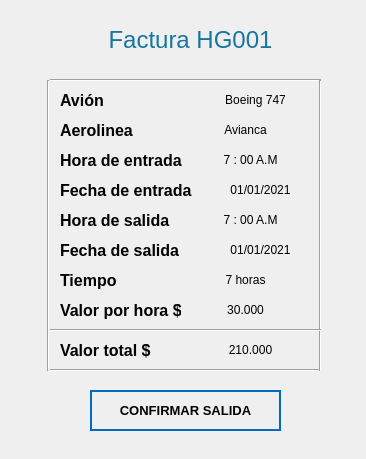
<?xml version="1.0" encoding="UTF-8"?>
<ui version="4.0">
 <class>Facturacion</class>
 <widget class="QWidget" name="Facturacion">
  <property name="geometry">
   <rect>
    <x>0</x>
    <y>0</y>
    <width>366</width>
    <height>459</height>
   </rect>
  </property>
  <property name="windowTitle">
   <string>Facturación</string>
  </property>
  <property name="windowIcon">
   <iconset>
    <normaloff>../Ventanas/Icons/Paper-Plane-icon.png</normaloff>../Ventanas/Icons/Paper-Plane-icon.png</iconset>
  </property>
  <widget class="QLabel" name="lb_Avion">
   <property name="geometry">
    <rect>
     <x>60</x>
     <y>90</y>
     <width>51</width>
     <height>21</height>
    </rect>
   </property>
   <property name="font">
    <font>
     <family>Nirmala UI</family>
     <pointsize>12</pointsize>
     <weight>9</weight>
     <italic>false</italic>
     <bold>false</bold>
    </font>
   </property>
   <property name="styleSheet">
    <string notr="true">font: 75 12pt &quot;Nirmala UI&quot;;</string>
   </property>
   <property name="text">
    <string>&lt;html&gt;&lt;head/&gt;&lt;body&gt;&lt;p&gt;&lt;span style=&quot; font-weight:600; color:#000000;&quot;&gt;Avión&lt;/span&gt;&lt;/p&gt;&lt;/body&gt;&lt;/html&gt;</string>
   </property>
  </widget>
  <widget class="QLabel" name="lb_ModeloAvion">
   <property name="geometry">
    <rect>
     <x>200</x>
     <y>90</y>
     <width>111</width>
     <height>21</height>
    </rect>
   </property>
   <property name="styleSheet">
    <string notr="true">font: 75 12pt &quot;Nirmala UI&quot;;
font: 12pt &quot;Nirmala UI&quot;;</string>
   </property>
   <property name="text">
    <string>&lt;html&gt;&lt;head/&gt;&lt;body&gt;&lt;p align=&quot;center&quot;&gt;&lt;span style=&quot; color:#000000;&quot;&gt;Boeing 747&lt;/span&gt;&lt;/p&gt;&lt;/body&gt;&lt;/html&gt;</string>
   </property>
  </widget>
  <widget class="QLabel" name="lb_Aerolinea">
   <property name="geometry">
    <rect>
     <x>60</x>
     <y>120</y>
     <width>81</width>
     <height>21</height>
    </rect>
   </property>
   <property name="font">
    <font>
     <family>Nirmala UI</family>
     <pointsize>12</pointsize>
     <weight>9</weight>
     <italic>false</italic>
     <bold>false</bold>
    </font>
   </property>
   <property name="styleSheet">
    <string notr="true">font: 75 12pt &quot;Nirmala UI&quot;;</string>
   </property>
   <property name="text">
    <string>&lt;html&gt;&lt;head/&gt;&lt;body&gt;&lt;p&gt;&lt;span style=&quot; font-weight:600; color:#000000;&quot;&gt;Aerolinea&lt;/span&gt;&lt;/p&gt;&lt;/body&gt;&lt;/html&gt;</string>
   </property>
  </widget>
  <widget class="QLabel" name="lb_NomAerolinea">
   <property name="geometry">
    <rect>
     <x>210</x>
     <y>120</y>
     <width>71</width>
     <height>21</height>
    </rect>
   </property>
   <property name="styleSheet">
    <string notr="true">font: 75 12pt &quot;Nirmala UI&quot;;
font: 12pt &quot;Nirmala UI&quot;;</string>
   </property>
   <property name="text">
    <string>&lt;html&gt;&lt;head/&gt;&lt;body&gt;&lt;p align=&quot;center&quot;&gt;&lt;span style=&quot; color:#000000;&quot;&gt;Avianca&lt;/span&gt;&lt;/p&gt;&lt;/body&gt;&lt;/html&gt;</string>
   </property>
  </widget>
  <widget class="QLabel" name="lb_Horadeentrada">
   <property name="geometry">
    <rect>
     <x>60</x>
     <y>150</y>
     <width>131</width>
     <height>21</height>
    </rect>
   </property>
   <property name="font">
    <font>
     <family>Nirmala UI</family>
     <pointsize>12</pointsize>
     <weight>9</weight>
     <italic>false</italic>
     <bold>false</bold>
    </font>
   </property>
   <property name="styleSheet">
    <string notr="true">font: 75 12pt &quot;Nirmala UI&quot;;</string>
   </property>
   <property name="text">
    <string>&lt;html&gt;&lt;head/&gt;&lt;body&gt;&lt;p&gt;&lt;span style=&quot; font-weight:600; color:#000000;&quot;&gt;Hora de entrada&lt;/span&gt;&lt;/p&gt;&lt;/body&gt;&lt;/html&gt;</string>
   </property>
  </widget>
  <widget class="QLabel" name="lb_HoradeEntrada">
   <property name="geometry">
    <rect>
     <x>210</x>
     <y>150</y>
     <width>81</width>
     <height>21</height>
    </rect>
   </property>
   <property name="styleSheet">
    <string notr="true">font: 75 12pt &quot;Nirmala UI&quot;;
font: 12pt &quot;Nirmala UI&quot;;</string>
   </property>
   <property name="text">
    <string>&lt;html&gt;&lt;head/&gt;&lt;body&gt;&lt;p align=&quot;center&quot;&gt;&lt;span style=&quot; color:#000000;&quot;&gt;7 : 00 A.M&lt;/span&gt;&lt;/p&gt;&lt;/body&gt;&lt;/html&gt;</string>
   </property>
  </widget>
  <widget class="QLabel" name="lb_Fechadeentrada">
   <property name="geometry">
    <rect>
     <x>60</x>
     <y>180</y>
     <width>141</width>
     <height>21</height>
    </rect>
   </property>
   <property name="font">
    <font>
     <family>Nirmala UI</family>
     <pointsize>12</pointsize>
     <weight>9</weight>
     <italic>false</italic>
     <bold>false</bold>
    </font>
   </property>
   <property name="styleSheet">
    <string notr="true">font: 75 12pt &quot;Nirmala UI&quot;;</string>
   </property>
   <property name="text">
    <string>&lt;html&gt;&lt;head/&gt;&lt;body&gt;&lt;p&gt;&lt;span style=&quot; font-weight:600; color:#000000;&quot;&gt;Fecha de entrada&lt;/span&gt;&lt;/p&gt;&lt;/body&gt;&lt;/html&gt;</string>
   </property>
  </widget>
  <widget class="QLabel" name="lb_FechadeEntrada">
   <property name="geometry">
    <rect>
     <x>210</x>
     <y>180</y>
     <width>101</width>
     <height>21</height>
    </rect>
   </property>
   <property name="styleSheet">
    <string notr="true">font: 75 12pt &quot;Nirmala UI&quot;;
font: 12pt &quot;Nirmala UI&quot;;</string>
   </property>
   <property name="text">
    <string>&lt;html&gt;&lt;head/&gt;&lt;body&gt;&lt;p align=&quot;center&quot;&gt;&lt;span style=&quot; color:#000000;&quot;&gt;01/01/2021&lt;/span&gt;&lt;/p&gt;&lt;/body&gt;&lt;/html&gt;</string>
   </property>
  </widget>
  <widget class="QLabel" name="lb_Tiempo">
   <property name="geometry">
    <rect>
     <x>60</x>
     <y>270</y>
     <width>61</width>
     <height>21</height>
    </rect>
   </property>
   <property name="font">
    <font>
     <family>Nirmala UI</family>
     <pointsize>12</pointsize>
     <weight>9</weight>
     <italic>false</italic>
     <bold>false</bold>
    </font>
   </property>
   <property name="styleSheet">
    <string notr="true">font: 75 12pt &quot;Nirmala UI&quot;;</string>
   </property>
   <property name="text">
    <string>&lt;html&gt;&lt;head/&gt;&lt;body&gt;&lt;p&gt;&lt;span style=&quot; font-weight:600; color:#000000;&quot;&gt;Tiempo&lt;/span&gt;&lt;/p&gt;&lt;/body&gt;&lt;/html&gt;</string>
   </property>
  </widget>
  <widget class="QLabel" name="lb_TiempoenHoras">
   <property name="geometry">
    <rect>
     <x>210</x>
     <y>270</y>
     <width>71</width>
     <height>21</height>
    </rect>
   </property>
   <property name="styleSheet">
    <string notr="true">font: 75 12pt &quot;Nirmala UI&quot;;
font: 12pt &quot;Nirmala UI&quot;;</string>
   </property>
   <property name="text">
    <string>&lt;html&gt;&lt;head/&gt;&lt;body&gt;&lt;p align=&quot;center&quot;&gt;&lt;span style=&quot; color:#000000;&quot;&gt;7 horas&lt;/span&gt;&lt;/p&gt;&lt;/body&gt;&lt;/html&gt;</string>
   </property>
  </widget>
  <widget class="QLabel" name="lb_valorporhora">
   <property name="geometry">
    <rect>
     <x>60</x>
     <y>300</y>
     <width>121</width>
     <height>21</height>
    </rect>
   </property>
   <property name="font">
    <font>
     <family>Nirmala UI</family>
     <pointsize>12</pointsize>
     <weight>9</weight>
     <italic>false</italic>
     <bold>false</bold>
    </font>
   </property>
   <property name="styleSheet">
    <string notr="true">font: 75 12pt &quot;Nirmala UI&quot;;</string>
   </property>
   <property name="text">
    <string>&lt;html&gt;&lt;head/&gt;&lt;body&gt;&lt;p&gt;&lt;span style=&quot; font-weight:600; color:#000000;&quot;&gt;Valor por hora $&lt;/span&gt;&lt;/p&gt;&lt;/body&gt;&lt;/html&gt;</string>
   </property>
  </widget>
  <widget class="QLabel" name="lb_ValorHora">
   <property name="geometry">
    <rect>
     <x>210</x>
     <y>300</y>
     <width>71</width>
     <height>21</height>
    </rect>
   </property>
   <property name="styleSheet">
    <string notr="true">font: 75 12pt &quot;Nirmala UI&quot;;
font: 12pt &quot;Nirmala UI&quot;;</string>
   </property>
   <property name="text">
    <string>&lt;html&gt;&lt;head/&gt;&lt;body&gt;&lt;p align=&quot;center&quot;&gt;&lt;span style=&quot; color:#000000;&quot;&gt;30.000&lt;/span&gt;&lt;/p&gt;&lt;/body&gt;&lt;/html&gt;</string>
   </property>
  </widget>
  <widget class="QLabel" name="lb_ValorTotal">
   <property name="geometry">
    <rect>
     <x>190</x>
     <y>340</y>
     <width>121</width>
     <height>21</height>
    </rect>
   </property>
   <property name="styleSheet">
    <string notr="true">font: 75 12pt &quot;Nirmala UI&quot;;
font: 12pt &quot;Nirmala UI&quot;;</string>
   </property>
   <property name="text">
    <string>&lt;html&gt;&lt;head/&gt;&lt;body&gt;&lt;p align=&quot;center&quot;&gt;&lt;span style=&quot; color:#000000;&quot;&gt;210.000&lt;/span&gt;&lt;/p&gt;&lt;/body&gt;&lt;/html&gt;</string>
   </property>
  </widget>
  <widget class="QLabel" name="lb_Valortotal">
   <property name="geometry">
    <rect>
     <x>60</x>
     <y>340</y>
     <width>101</width>
     <height>21</height>
    </rect>
   </property>
   <property name="font">
    <font>
     <family>Nirmala UI</family>
     <pointsize>12</pointsize>
     <weight>9</weight>
     <italic>false</italic>
     <bold>false</bold>
    </font>
   </property>
   <property name="styleSheet">
    <string notr="true">font: 75 12pt &quot;Nirmala UI&quot;;</string>
   </property>
   <property name="text">
    <string>&lt;html&gt;&lt;head/&gt;&lt;body&gt;&lt;p&gt;&lt;span style=&quot; font-weight:600; color:#000000;&quot;&gt;Valor total $&lt;/span&gt;&lt;/p&gt;&lt;/body&gt;&lt;/html&gt;</string>
   </property>
  </widget>
  <widget class="Line" name="linea">
   <property name="geometry">
    <rect>
     <x>50</x>
     <y>70</y>
     <width>271</width>
     <height>20</height>
    </rect>
   </property>
   <property name="orientation">
    <enum>Qt::Horizontal</enum>
   </property>
  </widget>
  <widget class="Line" name="linea_3">
   <property name="geometry">
    <rect>
     <x>50</x>
     <y>360</y>
     <width>271</width>
     <height>20</height>
    </rect>
   </property>
   <property name="orientation">
    <enum>Qt::Horizontal</enum>
   </property>
  </widget>
  <widget class="Line" name="linea_2">
   <property name="geometry">
    <rect>
     <x>310</x>
     <y>80</y>
     <width>21</width>
     <height>291</height>
    </rect>
   </property>
   <property name="orientation">
    <enum>Qt::Vertical</enum>
   </property>
  </widget>
  <widget class="Line" name="linea_4">
   <property name="geometry">
    <rect>
     <x>40</x>
     <y>80</y>
     <width>16</width>
     <height>291</height>
    </rect>
   </property>
   <property name="orientation">
    <enum>Qt::Vertical</enum>
   </property>
  </widget>
  <widget class="QLabel" name="lb_facturanum">
   <property name="geometry">
    <rect>
     <x>80</x>
     <y>20</y>
     <width>221</width>
     <height>41</height>
    </rect>
   </property>
   <property name="styleSheet">
    <string notr="true">font: 63 26pt &quot;Open Sans Semibold&quot;;</string>
   </property>
   <property name="text">
    <string>&lt;html&gt;&lt;head/&gt;&lt;body&gt;&lt;p align=&quot;center&quot;&gt;&lt;span style=&quot; font-size:18pt; font-weight:400; color:#1675a3;&quot;&gt;Factura HG001&lt;/span&gt;&lt;/p&gt;&lt;/body&gt;&lt;/html&gt;</string>
   </property>
  </widget>
  <widget class="Line" name="linea_5">
   <property name="geometry">
    <rect>
     <x>50</x>
     <y>320</y>
     <width>271</width>
     <height>20</height>
    </rect>
   </property>
   <property name="orientation">
    <enum>Qt::Horizontal</enum>
   </property>
  </widget>
  <widget class="QPushButton" name="bt_saveAerolinea_2">
   <property name="geometry">
    <rect>
     <x>90</x>
     <y>390</y>
     <width>191</width>
     <height>41</height>
    </rect>
   </property>
   <property name="font">
    <font>
     <pointsize>10</pointsize>
     <weight>75</weight>
     <bold>true</bold>
    </font>
   </property>
   <property name="cursor">
    <cursorShape>PointingHandCursor</cursorShape>
   </property>
   <property name="styleSheet">
    <string notr="true">QPushButton
{	
	height: 2em;
 	border-style: solid;
	border-width: 2px;
 	border-color: #0069c0;
	font-weight: bold;
}

QPushButton:hover
{
   	background-color:#0069c0;
	color:white;
}</string>
   </property>
   <property name="text">
    <string>CONFIRMAR SALIDA</string>
   </property>
   <property name="icon">
    <iconset>
     <normaloff>../OneDrive/Proyecto-El Campanero/Backend/Ventanas/Icons/paper_plane_aceptar.png</normaloff>../OneDrive/Proyecto-El Campanero/Backend/Ventanas/Icons/paper_plane_aceptar.png</iconset>
   </property>
   <property name="iconSize">
    <size>
     <width>30</width>
     <height>30</height>
    </size>
   </property>
   <property name="flat">
    <bool>true</bool>
   </property>
  </widget>
  <widget class="QLabel" name="lb_FechadeSalida">
   <property name="geometry">
    <rect>
     <x>210</x>
     <y>240</y>
     <width>101</width>
     <height>21</height>
    </rect>
   </property>
   <property name="styleSheet">
    <string notr="true">font: 75 12pt &quot;Nirmala UI&quot;;
font: 12pt &quot;Nirmala UI&quot;;</string>
   </property>
   <property name="text">
    <string>&lt;html&gt;&lt;head/&gt;&lt;body&gt;&lt;p align=&quot;center&quot;&gt;&lt;span style=&quot; color:#000000;&quot;&gt;01/01/2021&lt;/span&gt;&lt;/p&gt;&lt;/body&gt;&lt;/html&gt;</string>
   </property>
  </widget>
  <widget class="QLabel" name="lb_Fechadeentrada_2">
   <property name="geometry">
    <rect>
     <x>60</x>
     <y>240</y>
     <width>141</width>
     <height>21</height>
    </rect>
   </property>
   <property name="font">
    <font>
     <family>Nirmala UI</family>
     <pointsize>12</pointsize>
     <weight>9</weight>
     <italic>false</italic>
     <bold>false</bold>
    </font>
   </property>
   <property name="styleSheet">
    <string notr="true">font: 75 12pt &quot;Nirmala UI&quot;;</string>
   </property>
   <property name="text">
    <string>&lt;html&gt;&lt;head/&gt;&lt;body&gt;&lt;p&gt;&lt;span style=&quot; font-weight:600; color:#000000;&quot;&gt;Fecha de salida&lt;/span&gt;&lt;/p&gt;&lt;/body&gt;&lt;/html&gt;</string>
   </property>
  </widget>
  <widget class="QLabel" name="lb_Horadeentrada_2">
   <property name="geometry">
    <rect>
     <x>60</x>
     <y>210</y>
     <width>131</width>
     <height>21</height>
    </rect>
   </property>
   <property name="font">
    <font>
     <family>Nirmala UI</family>
     <pointsize>12</pointsize>
     <weight>9</weight>
     <italic>false</italic>
     <bold>false</bold>
    </font>
   </property>
   <property name="styleSheet">
    <string notr="true">font: 75 12pt &quot;Nirmala UI&quot;;</string>
   </property>
   <property name="text">
    <string>&lt;html&gt;&lt;head/&gt;&lt;body&gt;&lt;p&gt;&lt;span style=&quot; font-weight:600; color:#000000;&quot;&gt;Hora de salida&lt;/span&gt;&lt;/p&gt;&lt;/body&gt;&lt;/html&gt;</string>
   </property>
  </widget>
  <widget class="QLabel" name="lb_HoradeSalida">
   <property name="geometry">
    <rect>
     <x>210</x>
     <y>210</y>
     <width>81</width>
     <height>21</height>
    </rect>
   </property>
   <property name="styleSheet">
    <string notr="true">font: 75 12pt &quot;Nirmala UI&quot;;
font: 12pt &quot;Nirmala UI&quot;;</string>
   </property>
   <property name="text">
    <string>&lt;html&gt;&lt;head/&gt;&lt;body&gt;&lt;p align=&quot;center&quot;&gt;&lt;span style=&quot; color:#000000;&quot;&gt;7 : 00 A.M&lt;/span&gt;&lt;/p&gt;&lt;/body&gt;&lt;/html&gt;</string>
   </property>
  </widget>
 </widget>
 <resources/>
 <connections/>
</ui>
